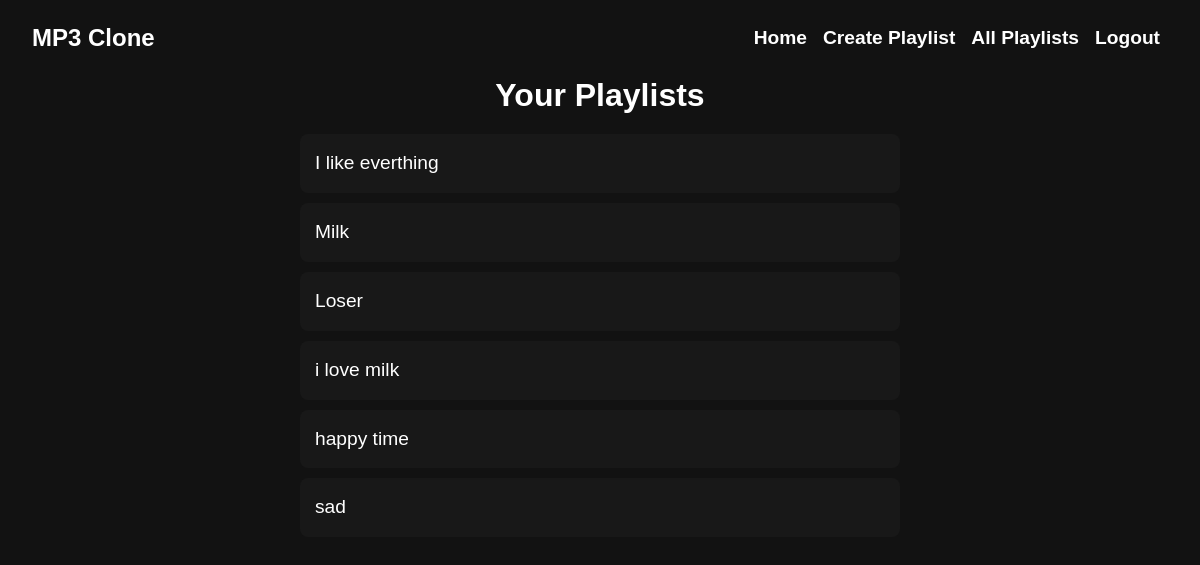
The page /all_playlist (signed in) on the database its author committed.
### song/models.py (models this page shows, shortened)
class PlayList(models.Model):
    name = models.CharField(max_length=100)
    user = models.ForeignKey(User , on_delete=models.CASCADE , related_name="playlists") #many ro one
    song = models.ManyToManyField(Song, related_name="playlists")

### song/views.py (the view)
# urls.py: path('all_playlist', views.all_playlist , name = "all_playlists"),
def all_playlist(request):
    if request.user.is_authenticated:
          playlist = PlayList.objects.filter(user=request.user)
          return render(request , 'main/all_playlist.html', {'playlist' : playlist})
    else:
         return redirect('index')

### song/templates/main/all_playlist.html (shortened to what this page needs)
{% extends 'main/base.html' %}
{% block body %}
    <h2 class="playlist-title">Your Playlists</h2>
    <ul class="playlist-list">
        {% for playlist in playlist %}
            <li class="playlist-item">
                <a href="{% url 'view_playlist' playlist.pk %}" class="playlist-link">
                    {{ playlist.name }}
                </a>
            </li>
        {% endfor %}
    </ul>
{% endblock %}

### song/templates/main/base.html (style rules this page uses)
body { background-color: #121212; color: #FFFFFF; font-family: 'Montserrat', sans-serif; margin: 0; padding: 0; }
.playlist-title { font-size: 2rem; font-weight: bold; margin-bottom: 20px; text-align: center; }
.playlist-list { list-style: none; padding: 0; max-width: 600px; margin: auto; }
.playlist-item { background-color: #181818; padding: 15px; border-radius: 8px; margin-bottom: 10px; transition: background 0.3s ease-in-out; }
.playlist-link { font-size: 1.2rem; color: white; text-decoration: none; display: block; }
.playlist-title { font-size: 2rem; font-weight: bold; text-align: center; margin-bottom: 20px; }

### rows shown on the page
PlayList: name "I like everthing"
PlayList: name "Milk"
PlayList: name "Loser"
PlayList: name "i love milk"
PlayList: name "happy time"
PlayList: name "sad"
